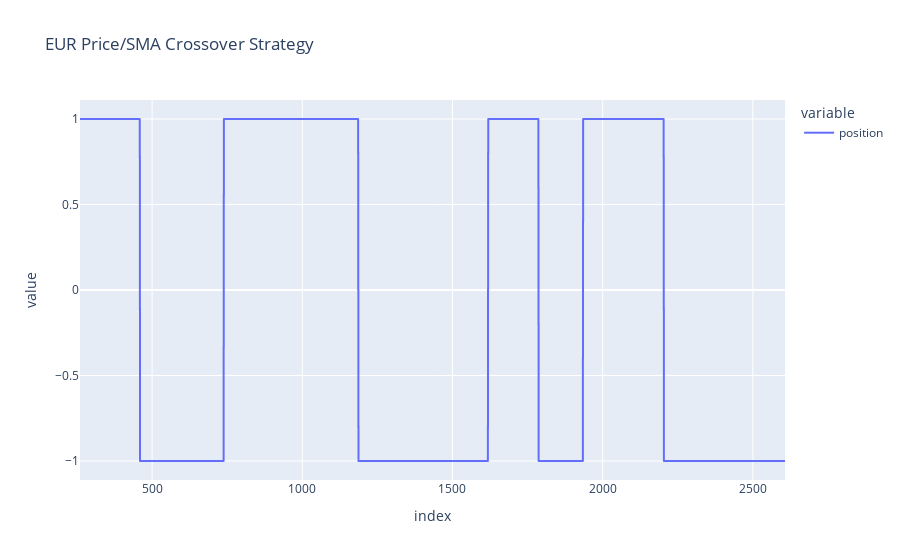

Notebook source saved alongside this figure:
### Code cell
px.line(data, y=['position'], title='EUR Price/SMA Crossover Strategy')

### Figure 1 — Plotly figure (JSON) as saved in the notebook; plotly's stock layout.template omitted (floating-point values rounded to 4 significant figures; data arrays with more than 128 entries replaced by an {"elided": "..."} marker saying what was removed)
{"data": [{"hovertemplate": "variable=position<br>index=%{x}<br>value=%{y}<extra></extra>", "legendgroup": "position", "line": {"color": "#636efa", "dash": "solid"}, "marker": {"symbol": "circle"}, "mode": "lines", "name": "position", "showlegend": true, "type": "scattergl", "x": {"elided": "2265 int values"}, "xaxis": "x", "y": {"elided": "2265 int values"}, "yaxis": "y"}], "layout": {"legend": {"title": {"text": "variable"}, "tracegroupgap": 0}, "title": {"text": "EUR Price/SMA Crossover Strategy"}, "xaxis": {"anchor": "y", "domain": [0, 1], "title": {"text": "index"}}, "yaxis": {"anchor": "x", "domain": [0, 1], "title": {"text": "value"}}}}
